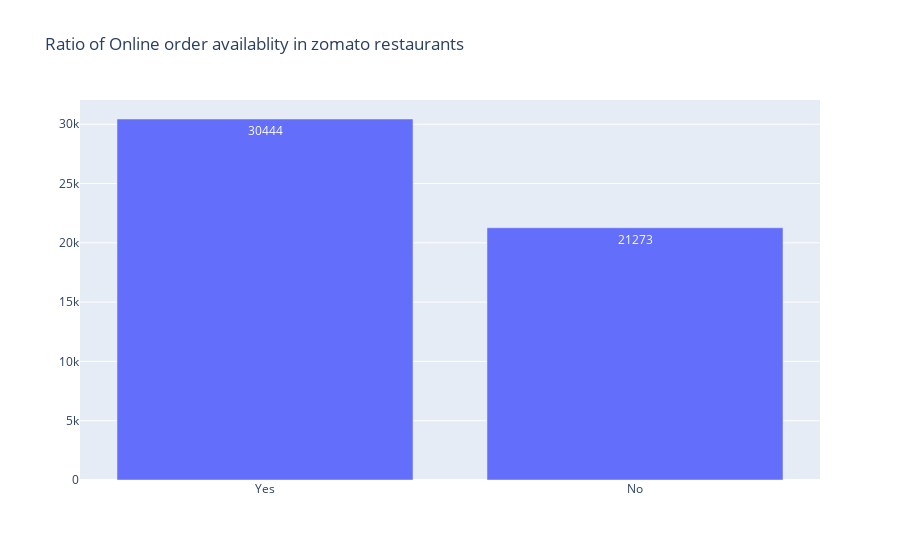

Notebook code cell kept with this figure:
### Code cell
fig=go.Figure(go.Bar(
    x=counts.keys(),
    y=counts.values,
    textposition='inside',
    text=counts.values
))
fig.update_layout(title="Ratio of Online order availablity in zomato restaurants",
        )

fig.show()

### Figure 1 — Plotly figure (JSON) as saved in the notebook; plotly's stock layout.template omitted (floating-point values rounded to 4 significant figures)
{"data": [{"text": [30444, 21273], "textposition": "inside", "type": "bar", "x": ["Yes", "No"], "y": [30444, 21273]}], "layout": {"title": {"text": "Ratio of Online order availablity in zomato restaurants"}}}
